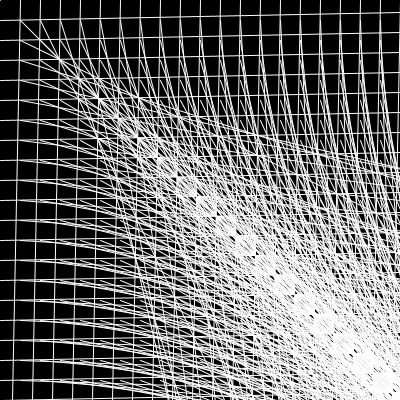
Frame 1 (no input)
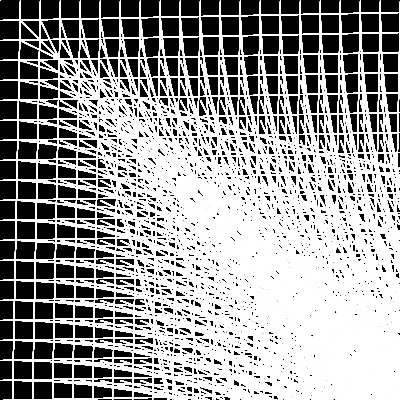
Frame 60 (the mouse pressed at the canvas centre just before this capture)
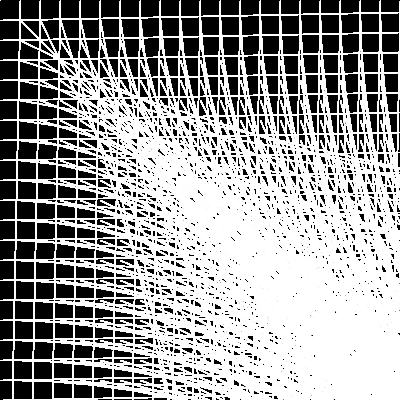
Frame 120 (the mouse held since frame 60 and released just before this capture)

The Processing sketch that drew these frames (run headless with seeded random() and noise(); from frame 60 on, the mouse is pressed at the canvas centre):

// Processing sketch: processing_28405
// ── processing_28405.pde


int b = 50;

void setup() {
size(400, 400);
background(0);
stroke(255);

}


void draw() {
  
  for(int y = 0; y <= height; y = y + 20 ){
    for(int x = 0; x <= width; x = x + 20){
      line (x, y, b*y,b*x);
     

}
  }
}
